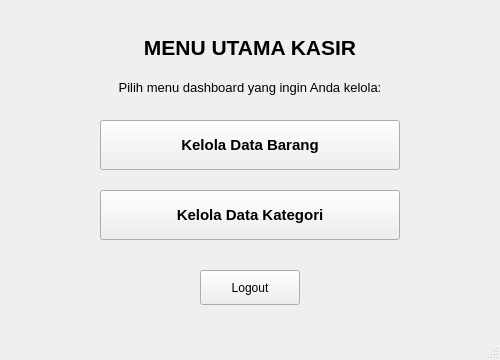
<?xml version="1.0" encoding="UTF-8"?>
<ui version="4.0">
 <class>MainWindow</class>
 <widget class="QMainWindow" name="MainWindow">
  <property name="geometry">
   <rect>
    <x>0</x>
    <y>0</y>
    <width>500</width>
    <height>360</height>
   </rect>
  </property>
  <property name="windowTitle">
   <string>Menu Kasir</string>
  </property>
  <widget class="QWidget" name="centralwidget">
   <widget class="QLabel" name="label">
    <property name="geometry">
     <rect>
      <x>50</x>
      <y>30</y>
      <width>400</width>
      <height>35</height>
     </rect>
    </property>
    <property name="font">
     <font>
      <pointsize>16</pointsize>
      <weight>75</weight>
      <bold>true</bold>
     </font>
    </property>
    <property name="text">
     <string>MENU UTAMA KASIR</string>
    </property>
    <property name="alignment">
     <set>Qt::AlignCenter</set>
    </property>
   </widget>
   <widget class="QLabel" name="label_info">
    <property name="geometry">
     <rect>
      <x>50</x>
      <y>75</y>
      <width>400</width>
      <height>25</height>
     </rect>
    </property>
    <property name="font">
     <font>
      <pointsize>10</pointsize>
     </font>
    </property>
    <property name="text">
     <string>Pilih menu dashboard yang ingin Anda kelola:</string>
    </property>
    <property name="alignment">
     <set>Qt::AlignCenter</set>
    </property>
   </widget>
   <widget class="QPushButton" name="pushButton">
    <property name="geometry">
     <rect>
      <x>100</x>
      <y>120</y>
      <width>300</width>
      <height>50</height>
     </rect>
    </property>
    <property name="font">
     <font>
      <pointsize>11</pointsize>
      <weight>75</weight>
      <bold>true</bold>
     </font>
    </property>
    <property name="cursor">
     <cursorShape>PointingHandCursor</cursorShape>
    </property>
    <property name="text">
     <string>Kelola Data Barang</string>
    </property>
   </widget>
   <widget class="QPushButton" name="pushButton_2">
    <property name="geometry">
     <rect>
      <x>100</x>
      <y>190</y>
      <width>300</width>
      <height>50</height>
     </rect>
    </property>
    <property name="font">
     <font>
      <pointsize>11</pointsize>
      <weight>75</weight>
      <bold>true</bold>
     </font>
    </property>
    <property name="cursor">
     <cursorShape>PointingHandCursor</cursorShape>
    </property>
    <property name="text">
     <string>Kelola Data Kategori</string>
    </property>
   </widget>
   <widget class="QPushButton" name="pushButton_3">
    <property name="geometry">
     <rect>
      <x>200</x>
      <y>270</y>
      <width>100</width>
      <height>35</height>
     </rect>
    </property>
    <property name="font">
     <font>
      <pointsize>9</pointsize>
     </font>
    </property>
    <property name="text">
     <string>Logout</string>
    </property>
   </widget>
  </widget>
  <widget class="QStatusBar" name="statusbar"/>
 </widget>
 <resources/>
 <connections/>
</ui>
